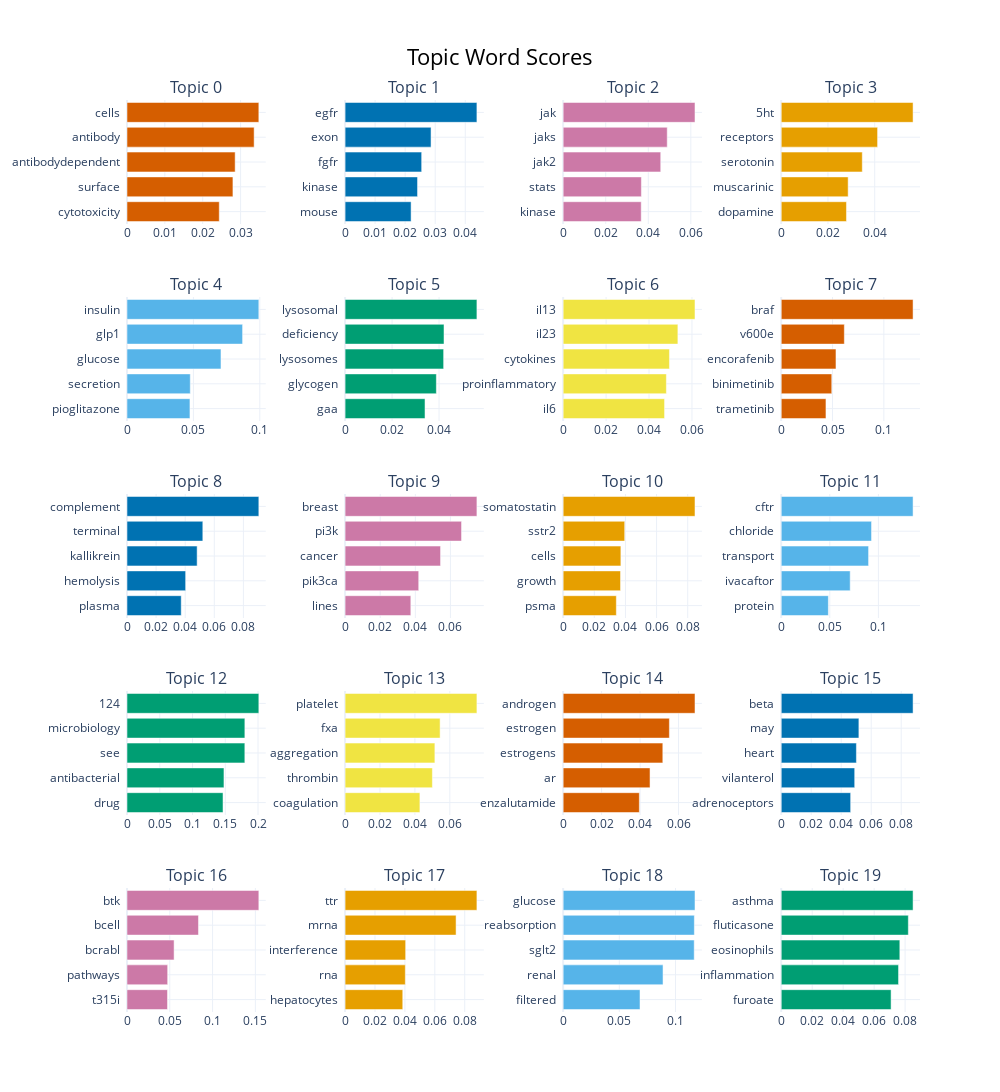

This figure's notebook cell:
### Markdown cell above
## Visualize Terms

We can visualize the selected terms for a few topics by creating bar charts out of the c-TF-IDF scores for each topic representation. Insights can be gained from the relative c-TF-IDF scores between and within topics. Moreover, you can easily compare topic representations to each other.

### Code cell
topic_model.visualize_barchart(top_n_topics=20)

### Figure 1 — Plotly figure (JSON) as saved in the notebook; plotly's stock layout.template omitted (floating-point values rounded to 4 significant figures)
{"data": [{"marker": {"color": "#D55E00"}, "orientation": "h", "type": "bar", "x": [0.02436, 0.02797, 0.02856, 0.03358, 0.03482], "xaxis": "x", "y": ["cytotoxicity  ", "surface  ", "antibodydependent  ", "antibody  ", "cells  "], "yaxis": "y"}, {"marker": {"color": "#0072B2"}, "orientation": "h", "type": "bar", "x": [0.02197, 0.02412, 0.02549, 0.02862, 0.04388], "xaxis": "x2", "y": ["mouse  ", "kinase  ", "fgfr  ", "exon  ", "egfr  "], "yaxis": "y2"}, {"marker": {"color": "#CC79A7"}, "orientation": "h", "type": "bar", "x": [0.03669, 0.03676, 0.04585, 0.04891, 0.06195], "xaxis": "x3", "y": ["kinase  ", "stats  ", "jak2  ", "jaks  ", "jak  "], "yaxis": "y3"}, {"marker": {"color": "#E69F00"}, "orientation": "h", "type": "bar", "x": [0.02792, 0.02864, 0.03469, 0.04124, 0.05641], "xaxis": "x4", "y": ["dopamine  ", "muscarinic  ", "serotonin  ", "receptors  ", "5ht  "], "yaxis": "y4"}, {"marker": {"color": "#56B4E9"}, "orientation": "h", "type": "bar", "x": [0.04741, 0.04765, 0.07077, 0.08704, 0.09928], "xaxis": "x5", "y": ["pioglitazone  ", "secretion  ", "glucose  ", "glp1  ", "insulin  "], "yaxis": "y5"}, {"marker": {"color": "#009E73"}, "orientation": "h", "type": "bar", "x": [0.03403, 0.03886, 0.04195, 0.04211, 0.05611], "xaxis": "x6", "y": ["gaa  ", "glycogen  ", "lysosomes  ", "deficiency  ", "lysosomal  "], "yaxis": "y6"}, {"marker": {"color": "#F0E442"}, "orientation": "h", "type": "bar", "x": [0.04723, 0.04808, 0.04951, 0.05344, 0.0614], "xaxis": "x7", "y": ["il6  ", "proinflammatory  ", "cytokines  ", "il23  ", "il13  "], "yaxis": "y7"}, {"marker": {"color": "#D55E00"}, "orientation": "h", "type": "bar", "x": [0.04359, 0.04924, 0.05334, 0.06149, 0.1284], "xaxis": "x8", "y": ["trametinib  ", "binimetinib  ", "encorafenib  ", "v600e  ", "braf  "], "yaxis": "y8"}, {"marker": {"color": "#0072B2"}, "orientation": "h", "type": "bar", "x": [0.03727, 0.0403, 0.04821, 0.05211, 0.09061], "xaxis": "x9", "y": ["plasma  ", "hemolysis  ", "kallikrein  ", "terminal  ", "complement  "], "yaxis": "y9"}, {"marker": {"color": "#CC79A7"}, "orientation": "h", "type": "bar", "x": [0.03743, 0.04193, 0.05437, 0.06632, 0.07508], "xaxis": "x10", "y": ["lines  ", "pik3ca  ", "cancer  ", "pi3k  ", "breast  "], "yaxis": "y10"}, {"marker": {"color": "#E69F00"}, "orientation": "h", "type": "bar", "x": [0.03415, 0.03685, 0.03707, 0.03953, 0.08466], "xaxis": "x11", "y": ["psma  ", "growth  ", "cells  ", "sstr2  ", "somatostatin  "], "yaxis": "y11"}, {"marker": {"color": "#56B4E9"}, "orientation": "h", "type": "bar", "x": [0.04852, 0.07098, 0.08991, 0.09296, 0.1357], "xaxis": "x12", "y": ["protein  ", "ivacaftor  ", "transport  ", "chloride  ", "cftr  "], "yaxis": "y12"}, {"marker": {"color": "#009E73"}, "orientation": "h", "type": "bar", "x": [0.1466, 0.148, 0.1799, 0.1799, 0.2012], "xaxis": "x13", "y": ["drug  ", "antibacterial  ", "see  ", "microbiology  ", "124  "], "yaxis": "y13"}, {"marker": {"color": "#F0E442"}, "orientation": "h", "type": "bar", "x": [0.04286, 0.05, 0.05143, 0.05442, 0.07551], "xaxis": "x14", "y": ["coagulation  ", "thrombin  ", "aggregation  ", "fxa  ", "platelet  "], "yaxis": "y14"}, {"marker": {"color": "#D55E00"}, "orientation": "h", "type": "bar", "x": [0.03961, 0.04518, 0.05183, 0.05524, 0.06856], "xaxis": "x15", "y": ["enzalutamide  ", "ar  ", "estrogens  ", "estrogen  ", "androgen  "], "yaxis": "y15"}, {"marker": {"color": "#0072B2"}, "orientation": "h", "type": "bar", "x": [0.04629, 0.04899, 0.05013, 0.05178, 0.08791], "xaxis": "x16", "y": ["adrenoceptors  ", "vilanterol  ", "heart  ", "may  ", "beta  "], "yaxis": "y16"}, {"marker": {"color": "#CC79A7"}, "orientation": "h", "type": "bar", "x": [0.04732, 0.04752, 0.05502, 0.08351, 0.154], "xaxis": "x17", "y": ["t315i  ", "pathways  ", "bcrabl  ", "bcell  ", "btk  "], "yaxis": "y17"}, {"marker": {"color": "#E69F00"}, "orientation": "h", "type": "bar", "x": [0.03856, 0.04027, 0.04049, 0.0742, 0.08813], "xaxis": "x18", "y": ["hepatocytes  ", "rna  ", "interference  ", "mrna  ", "ttr  "], "yaxis": "y18"}, {"marker": {"color": "#56B4E9"}, "orientation": "h", "type": "bar", "x": [0.06843, 0.08892, 0.1167, 0.1168, 0.1174], "xaxis": "x19", "y": ["filtered  ", "renal  ", "sglt2  ", "reabsorption  ", "glucose  "], "yaxis": "y19"}, {"marker": {"color": "#009E73"}, "orientation": "h", "type": "bar", "x": [0.07094, 0.07575, 0.07658, 0.08208, 0.08513], "xaxis": "x20", "y": ["furoate  ", "inflammation  ", "eosinophils  ", "fluticasone  ", "asthma  "], "yaxis": "y20"}], "layout": {"annotations": [{"font": {"size": 16}, "showarrow": false, "text": "Topic 0", "x": 0.0875, "xanchor": "center", "xref": "paper", "y": 1.0, "yanchor": "bottom", "yref": "paper"}, {"font": {"size": 16}, "showarrow": false, "text": "Topic 1", "x": 0.3625, "xanchor": "center", "xref": "paper", "y": 1.0, "yanchor": "bottom", "yref": "paper"}, {"font": {"size": 16}, "showarrow": false, "text": "Topic 2", "x": 0.6375, "xanchor": "center", "xref": "paper", "y": 1.0, "yanchor": "bottom", "yref": "paper"}, {"font": {"size": 16}, "showarrow": false, "text": "Topic 3", "x": 0.9125, "xanchor": "center", "xref": "paper", "y": 1.0, "yanchor": "bottom", "yref": "paper"}, {"font": {"size": 16}, "showarrow": false, "text": "Topic 4", "x": 0.0875, "xanchor": "center", "xref": "paper", "y": 0.784, "yanchor": "bottom", "yref": "paper"}, {"font": {"size": 16}, "showarrow": false, "text": "Topic 5", "x": 0.3625, "xanchor": "center", "xref": "paper", "y": 0.784, "yanchor": "bottom", "yref": "paper"}, {"font": {"size": 16}, "showarrow": false, "text": "Topic 6", "x": 0.6375, "xanchor": "center", "xref": "paper", "y": 0.784, "yanchor": "bottom", "yref": "paper"}, {"font": {"size": 16}, "showarrow": false, "text": "Topic 7", "x": 0.9125, "xanchor": "center", "xref": "paper", "y": 0.784, "yanchor": "bottom", "yref": "paper"}, {"font": {"size": 16}, "showarrow": false, "text": "Topic 8", "x": 0.0875, "xanchor": "center", "xref": "paper", "y": 0.568, "yanchor": "bottom", "yref": "paper"}, {"font": {"size": 16}, "showarrow": false, "text": "Topic 9", "x": 0.3625, "xanchor": "center", "xref": "paper", "y": 0.568, "yanchor": "bottom", "yref": "paper"}, {"font": {"size": 16}, "showarrow": false, "text": "Topic 10", "x": 0.6375, "xanchor": "center", "xref": "paper", "y": 0.568, "yanchor": "bottom", "yref": "paper"}, {"font": {"size": 16}, "showarrow": false, "text": "Topic 11", "x": 0.9125, "xanchor": "center", "xref": "paper", "y": 0.568, "yanchor": "bottom", "yref": "paper"}, {"font": {"size": 16}, "showarrow": false, "text": "Topic 12", "x": 0.0875, "xanchor": "center", "xref": "paper", "y": 0.352, "yanchor": "bottom", "yref": "paper"}, {"font": {"size": 16}, "showarrow": false, "text": "Topic 13", "x": 0.3625, "xanchor": "center", "xref": "paper", "y": 0.352, "yanchor": "bottom", "yref": "paper"}, {"font": {"size": 16}, "showarrow": false, "text": "Topic 14", "x": 0.6375, "xanchor": "center", "xref": "paper", "y": 0.352, "yanchor": "bottom", "yref": "paper"}, {"font": {"size": 16}, "showarrow": false, "text": "Topic 15", "x": 0.9125, "xanchor": "center", "xref": "paper", "y": 0.352, "yanchor": "bottom", "yref": "paper"}, {"font": {"size": 16}, "showarrow": false, "text": "Topic 16", "x": 0.0875, "xanchor": "center", "xref": "paper", "y": 0.136, "yanchor": "bottom", "yref": "paper"}, {"font": {"size": 16}, "showarrow": false, "text": "Topic 17", "x": 0.3625, "xanchor": "center", "xref": "paper", "y": 0.136, "yanchor": "bottom", "yref": "paper"}, {"font": {"size": 16}, "showarrow": false, "text": "Topic 18", "x": 0.6375, "xanchor": "center", "xref": "paper", "y": 0.136, "yanchor": "bottom", "yref": "paper"}, {"font": {"size": 16}, "showarrow": false, "text": "Topic 19", "x": 0.9125, "xanchor": "center", "xref": "paper", "y": 0.136, "yanchor": "bottom", "yref": "paper"}], "height": 1250, "hoverlabel": {"bgcolor": "white", "font": {"family": "Rockwell", "size": 16}}, "showlegend": false, "title": {"font": {"color": "Black", "size": 22}, "text": "Topic Word Scores", "x": 0.5, "xanchor": "center", "yanchor": "top"}, "width": 1000, "xaxis": {"anchor": "y", "domain": [0, 0.175], "showgrid": true}, "xaxis10": {"anchor": "y10", "domain": [0.275, 0.45], "showgrid": true}, "xaxis11": {"anchor": "y11", "domain": [0.55, 0.725], "showgrid": true}, "xaxis12": {"anchor": "y12", "domain": [0.825, 1], "showgrid": true}, "xaxis13": {"anchor": "y13", "domain": [0, 0.175], "showgrid": true}, "xaxis14": {"anchor": "y14", "domain": [0.275, 0.45], "showgrid": true}, "xaxis15": {"anchor": "y15", "domain": [0.55, 0.725], "showgrid": true}, "xaxis16": {"anchor": "y16", "domain": [0.825, 1], "showgrid": true}, "xaxis17": {"anchor": "y17", "domain": [0, 0.175], "showgrid": true}, "xaxis18": {"anchor": "y18", "domain": [0.275, 0.45], "showgrid": true}, "xaxis19": {"anchor": "y19", "domain": [0.55, 0.725], "showgrid": true}, "xaxis2": {"anchor": "y2", "domain": [0.275, 0.45], "showgrid": true}, "xaxis20": {"anchor": "y20", "domain": [0.825, 1], "showgrid": true}, "xaxis3": {"anchor": "y3", "domain": [0.55, 0.725], "showgrid": true}, "xaxis4": {"anchor": "y4", "domain": [0.825, 1], "showgrid": true}, "xaxis5": {"anchor": "y5", "domain": [0, 0.175], "showgrid": true}, "xaxis6": {"anchor": "y6", "domain": [0.275, 0.45], "showgrid": true}, "xaxis7": {"anchor": "y7", "domain": [0.55, 0.725], "showgrid": true}, "xaxis8": {"anchor": "y8", "domain": [0.825, 1], "showgrid": true}, "xaxis9": {"anchor": "y9", "domain": [0, 0.175], "showgrid": true}, "yaxis": {"anchor": "x", "domain": [0.864, 1.0], "showgrid": true}, "yaxis10": {"anchor": "x10", "domain": [0.432, 0.568], "showgrid": true}, "yaxis11": {"anchor": "x11", "domain": [0.432, 0.568], "showgrid": true}, "yaxis12": {"anchor": "x12", "domain": [0.432, 0.568], "showgrid": true}, "yaxis13": {"anchor": "x13", "domain": [0.216, 0.352], "showgrid": true}, "yaxis14": {"anchor": "x14", "domain": [0.216, 0.352], "showgrid": true}, "yaxis15": {"anchor": "x15", "domain": [0.216, 0.352], "showgrid": true}, "yaxis16": {"anchor": "x16", "domain": [0.216, 0.352], "showgrid": true}, "yaxis17": {"anchor": "x17", "domain": [0, 0.136], "showgrid": true}, "yaxis18": {"anchor": "x18", "domain": [0, 0.136], "showgrid": true}, "yaxis19": {"anchor": "x19", "domain": [0, 0.136], "showgrid": true}, "yaxis2": {"anchor": "x2", "domain": [0.864, 1.0], "showgrid": true}, "yaxis20": {"anchor": "x20", "domain": [0, 0.136], "showgrid": true}, "yaxis3": {"anchor": "x3", "domain": [0.864, 1.0], "showgrid": true}, "yaxis4": {"anchor": "x4", "domain": [0.864, 1.0], "showgrid": true}, "yaxis5": {"anchor": "x5", "domain": [0.648, 0.784], "showgrid": true}, "yaxis6": {"anchor": "x6", "domain": [0.648, 0.784], "showgrid": true}, "yaxis7": {"anchor": "x7", "domain": [0.648, 0.784], "showgrid": true}, "yaxis8": {"anchor": "x8", "domain": [0.648, 0.784], "showgrid": true}, "yaxis9": {"anchor": "x9", "domain": [0.432, 0.568], "showgrid": true}}}
